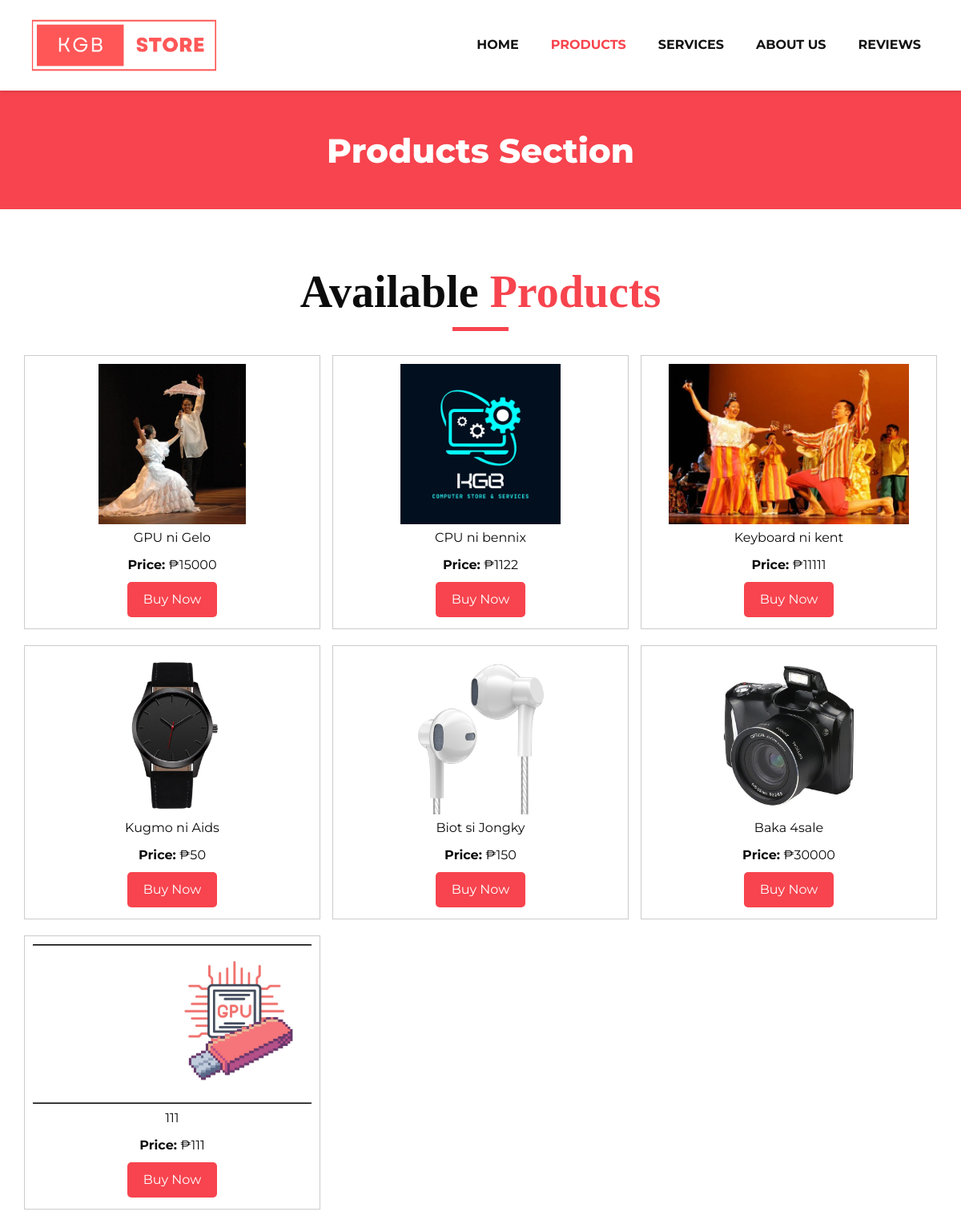
The page /product.php on the database its author committed.
### tables this page shows
CREATE TABLE `product` (
  `product_id` int(11) NOT NULL,
  `product_name` varchar(255) NOT NULL,
  `product_image` blob NOT NULL,
  `price` int(255) NOT NULL
);

### product.php (the view, shortened to what this page needs)
<!DOCTYPE html>
<html>
   <head>
      <link rel="stylesheet" type="text/css" href="css/bootstrap.css" />
      <link href="css/font-awesome.min.css" rel="stylesheet" />
      <link href="css/style.css" rel="stylesheet" />
      <link href="css/responsive.css" rel="stylesheet" />
   </head>
   <body class="sub_page">
      <div class="hero_area">
         <header class="header_section">
            <div class="container">
               <nav class="navbar navbar-expand-lg custom_nav-container ">
                  <a class="navbar-brand" href="index.php"><img width="250" src="images/logo.png" alt="#" /></a>
                  <div class="collapse navbar-collapse" id="navbarSupportedContent">
                     <ul class="navbar-nav">
                        <li class="nav-item">
                           <a class="nav-link" href="index.php">Home <span class="sr-only">(current)</span></a>
                        </li>
                        <li class="nav-item active">
                           <a class="nav-link" href="product.php">Products</a>
                        </li>
                        <li class="nav-item">
                            <a class="nav-link" href="service.php">Services</a>
                        <li>
                        <li class="nav-item">
                           <a class="nav-link" href="blog_list.php">About Us</a>
                        </li>
                        <li class="nav-item">
                           <a class="nav-link" href="contact.php">Reviews</a>
                        </li>
                     </ul>
                  </div>
               </nav>
            </div>
         </header>
      </div>
      <section class="inner_page_head">
         <div class="container_fuild">
            <div class="row">
               <div class="col-md-12">
                  <div class="full">
                     <h3>Products Section</h3>
                  </div>
               </div>
            </div>
         </div>
      </section>
      <section class="product_section layout_padding">
         <div class="container">
            <div class="heading_container heading_center">
               <h2>
                  Available <span>Products</span>
               </h2>
            </div>
<?php
include_once "admin_panel/config/dbconnect.php";
$sql = "SELECT * FROM product";
$result = $conn->query($sql);
if ($result && $result->num_rows > 0) {
    $products = $result->fetch_all(MYSQLI_ASSOC);
} else {
    $products = [];
}
?>
<!DOCTYPE html>
<html>
<head>
</head>
<body>
<div class="acontainer">
    <?php
    foreach ($products as $product) {
        echo "<div class='product'>";
        echo "<div class='image-container'>";
        echo "<img src='" . str_replace('./uploads/', 'admin_panel/uploads/', $product['product_image']) . "' alt='" . $product["product_name"] . "'>";
        echo "</div>";
        echo "<p>" . $product["product_name"] . "</p>";
        echo "<p><strong>Price:</strong> ₱" . $product["price"] . "</p>";
        echo "<a href='order.php?product_id=" . $product["product_id"] . "'><button>Buy Now</button></a>";
        echo "</div>";
    }
    ?>
</div>
</body>
</html>
   </body>
</html>

### css/style.css (style rules this page uses)
* { box-sizing: border-box; }
body { font-family: 'Montserrat', sans-serif; color: #0c0c0c; background-color: #ffffff; overflow-x: hidden; }
.layout_padding { padding: 70px 0; }
h1, h2 { font-family: 'Playfair Display', serif; }
.heading_container { display: -webkit-box; display: -ms-flexbox; display: flex; -webkit-box-orient: vertical; -webkit-box-direction: normal; -ms-flex-direction: column; flex-direction: column; -webkit-box-align: start; -ms-flex-align: start; align-items: flex-start; }
.heading_container h2 { position: relative; margin-bottom: 0; font-size: 3.5rem; font-weight: bold; }
.heading_container h2::after { content: ""; display: block; width: 70px; height: 5px; background: #f7444e; margin: 10px auto 10px; }
.heading_container h2 span { color: #f7444e; }
.heading_container.heading_center { -webkit-box-align: center; -ms-flex-align: center; align-items: center; text-align: center; }
a, a:hover, a:focus { text-decoration: none; }
.hero_area { position: relative; min-height: 100vh; display: -webkit-box; display: -ms-flexbox; display: flex; -webkit-box-orient: vertical; -webkit-box-direction: normal; -ms-flex-direction: column; flex-direction: column; }
.sub_page .hero_area { min-height: auto; -webkit-box-shadow: 0 0 5px 0 rgba(0, 0, 0, 0.25); box-shadow: 0 0 5px 0 rgba(0, 0, 0, 0.25); }
.header_section { padding: 15px 0; }
.navbar-brand { font-family: 'Playfair Display', serif; }
.custom_nav-container { padding: 0; }
.custom_nav-container .navbar-nav { margin-left: auto; }
.custom_nav-container .navbar-nav .nav-item .nav-link { padding: 5px 20px; color: #131313; text-align: center; text-transform: uppercase; border-radius: 5px; -webkit-transition: all 0.3s; transition: all 0.3s; font-weight: 700; }
.custom_nav-container .navbar-nav .nav-item:hover .nav-link, .custom_nav-container .navbar-nav .nav-item.active .nav-link { color: #f7444e; }
.product_section .heading_container { margin-bottom: 20px; }
.inner_page_head { background: #f7444e; text-align: center; color: #fff; padding-top: 50px; padding-bottom: 40px; }
.inner_page_head h3 { font-size: 42px; font-weight: 800; }

### css/responsive.css (style rules this page uses)
@media (min-width: 1200px) { .container { max-width: 1170px; } }

### product.php (style rules this page uses)
.acontainer { max-width: 1200px; margin: 0 auto; display: flex; flex-wrap: wrap; justify-content: space-between; }
.product { width: calc(33.33% - 10px); margin-bottom: 20px; padding: 10px; border: 1px solid #ccc; box-sizing: border-box; }
.product p { margin: 0; padding: 5px 0; }
.product .image-container { width: 100%; height: 200px; overflow: hidden; text-align: center; }
.product img { max-width: 100%; max-height: 100%; height: auto; width: auto; }
.product button { background-color: #f7444e; border: none; color: white; padding: 10px 20px; text-align: center; text-decoration: none; display: inline-block; font-size: 16px; margin: 4px 2px; cursor: pointer; border-radius: 5px; }
.product { text-align: center; }

### rows shown on the page
product: product_image (picture), product_name "GPU ni Gelo", price "15000"
product: product_image (picture), product_name "CPU ni bennix", price "1122"
product: product_image (picture), product_name "Keyboard ni kent", price "11111"
product: product_image (picture), product_name "Kugmo ni Aids", price "50"
product: product_image (picture), product_name "Biot si Jongky", price "150"
product: product_image (picture), product_name "Baka 4sale", price "30000"
product: product_image (picture), product_name "111", price "111"
